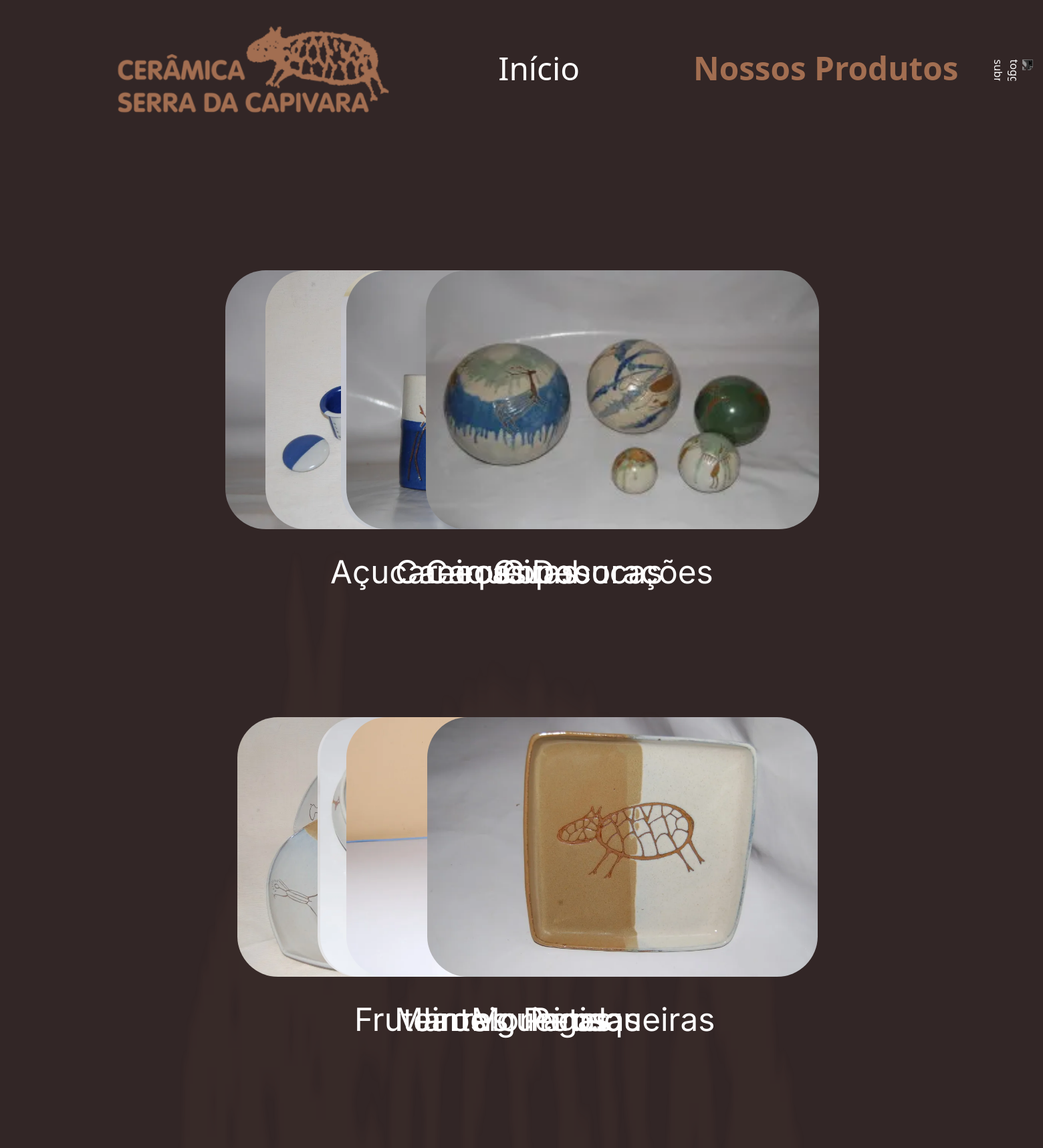
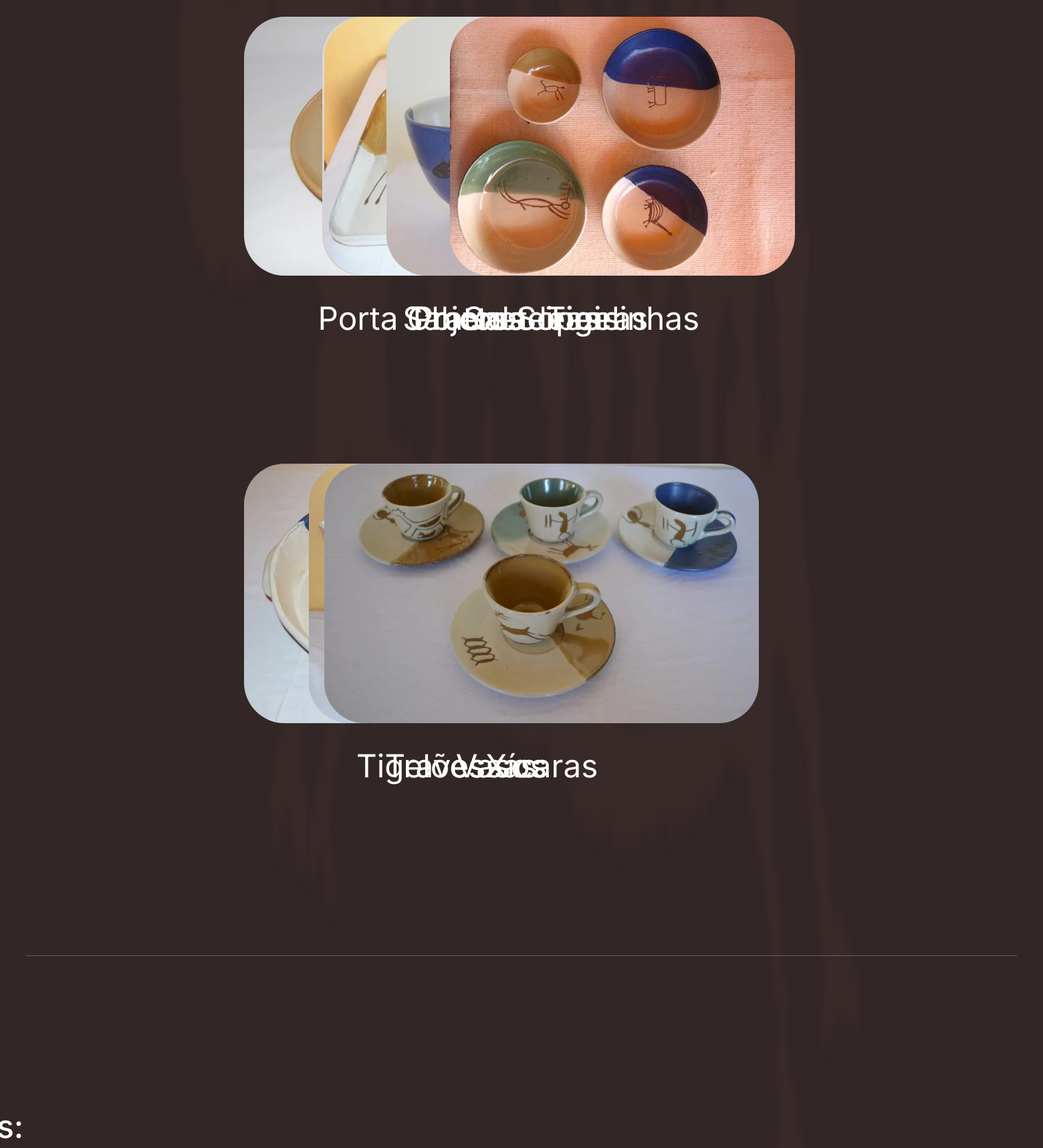
Page /categorias/ (upper part) on the committed database (2 pictures, top to bottom).
### gestao/models.py (models this page shows, shortened)
class Category(models.Model):
    name = models.CharField(max_length=100, unique=True)
    photo = models.ImageField(upload_to='categorias_fotos/', blank=False, default='null')

### backend/views.py (the view)
# urls.py: path('categorias/', views.categorias, name='categorias'),
def categorias(request):
    categories = Category.objects.all().order_by('name')
    context = {
        'categories': categories,
    }
    return render(request, 'categorias.html', context)

### backend/templates/categorias.html (shortened to what this page needs)
{% extends "base.html" %} {% load static %}
    {% block css %}
    <link
      rel="stylesheet"
      type="text/css"
      href="{% static 'css/galeria.css' %}"
    />
    {% endblock %}
    {% block 'dashboard' %}
    <div>
      <div class="category-horizontal">
        {% for category in categories %}
        <div class="category-wrap">
          <div class="category-vertical">
            <a
              href="{% url 'produtos' category_id=category.id %}"
              class="category-link"
            >
              {% if category.photo %}
              <img
                src="../../media/{{ category.photo }}"
                alt="Imagem de {{ category.name }}"
                class="category-photo"
              />
              {% else %}
              <p>Sem Imagens</p>
              {% endif %}
              <h1 class="category-text s20">{{ category.name }}</h1>
            </a>
          </div>
        </div>
        {% endfor %}
      </div>
    </div>
    {% endblock %}

### static/css/galeria.css (style rules this page uses)
.background { width: 100%; height: 100%; background-color: var(--fundo); }

### static/css/variables.css (style rules this page uses)
:root { --fundo: #322626; --texto: #ffffff; --texto-hover: #9f8272; --texto-click: #a26e51; --placeholder: #b0a4a3; --destaque: #3e3131; --botao-off: #705e5e; --botao-hover: #5c4646; --botao-click: #4b2e2e; --font-family: "Inter"; }

### static/css/produtos.css (style rules this page uses)
.category-horizontal { display: grid; grid-template-columns: repeat(auto-fill, minmax(calc(25% - 0.81vmax), 1fr)); gap: 0vmax; row-gap: 2.44vmax; padding-left: 13.83vmax; padding-right: 13.83vmax; margin-top: 2.44vmax; align-content: center; justify-content: center; justify-items: center; }
.category-vertical { display: flex; flex-direction: column; box-sizing: border-box; align-items: center; justify-content: center; margin-left: 0vmax; }
.category-wrap { flex: 1 1 calc(25% - 0.81vmax); box-sizing: border-box; }
.category-photo { border-radius: 1.4vmax; height: 8.95vmax; margin-top: 0.81vmax; margin-bottom: 0.81vmax; max-width: 15vmax; }
.category-text { font-family: "Inter"; font-style: regular; font-weight: 400; color: var(--texto); }
.category-link { text-decoration: none; align-items: center; justify-content: center; text-align: center; color: var(--texto); }

### static/css/home.css (style rules this page uses)
h1 { text-align: center; }
a { color: white; text-decoration: none; padding: 20px; }

### rows in the picture
Category: name "Açucareiros"
Category: name "Canecas"
Category: name "Caqueiras"
Category: name "Copos"
Category: name "Cumbucas"
Category: photo (picture), name "Decorações"
Category: name "Fruteiros"
Category: name "Jarras"
Category: name "Manteigueiros"
Category: name "Moringas"
Category: name "Panelas"
Category: photo (picture), name "Petisqueiras"
Category: name "Porta Objetos"
Category: name "Pratos"
Category: name "Saboneteiras"
Category: name "Saladeiras"
Category: name "Sopeiras"
Category: photo (picture), name "Tigelinhas"
Category: name "Tigelões"
Category: name "Travessas"
Category: name "Vasos"
Category: photo (picture), name "Xícaras"
